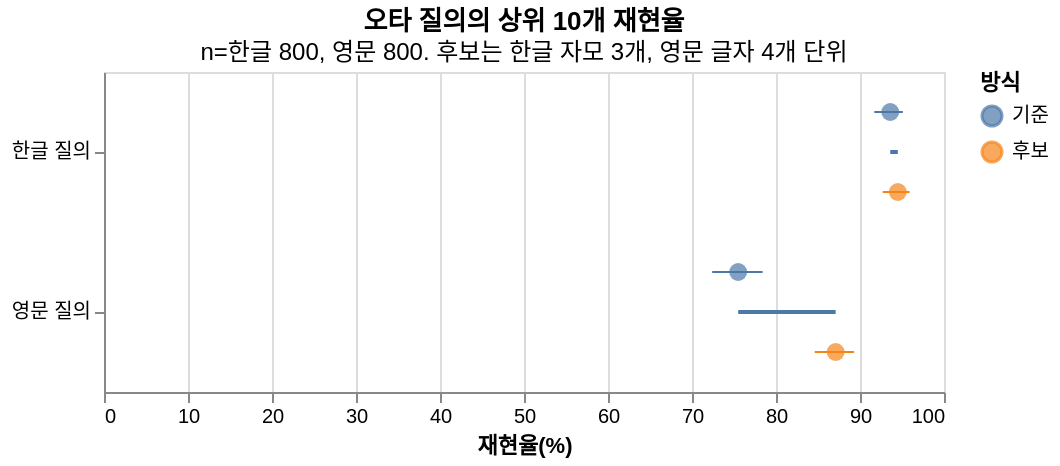

Express this chart as Vega-Lite.
### Vega-Lite specification from a JSON file in a GitHub repository (floating-point values rounded to 4 significant figures)
{"$schema": "https://vega.github.io/schema/vega-lite/v5.json", "title": {"text": "오타 질의의 상위 10개 재현율", "subtitle": "n=한글 800, 영문 800. 후보는 한글 자모 3개, 영문 글자 4개 단위"}, "width": 420, "height": 160, "data": {"values": [{"group": "한글 질의", "method": "기준", "condition": "base", "value": 93.6, "lo": 91.7, "hi": 95.1}, {"group": "한글 질의", "method": "후보", "condition": "ko-jamo3", "value": 94.5, "lo": 92.7, "hi": 95.9}, {"group": "영문 질의", "method": "기준", "condition": "base", "value": 75.5, "lo": 72.4, "hi": 78.4}, {"group": "영문 질의", "method": "후보", "condition": "en-char4", "value": 87.1, "lo": 84.6, "hi": 89.3}]}, "layer": [{"mark": "line", "encoding": {"x": {"field": "value", "type": "quantitative", "title": "재현율(%)", "scale": {"domain": [0, 100]}}, "y": {"field": "group", "type": "nominal", "title": null, "sort": null}, "detail": {"field": "group"}}}, {"mark": "errorbar", "encoding": {"x": {"field": "lo", "type": "quantitative", "title": "재현율(%)"}, "x2": {"field": "hi"}, "y": {"field": "group", "type": "nominal", "title": null, "sort": null}, "yOffset": {"field": "method", "sort": ["기준", "후보"]}, "color": {"field": "method", "type": "nominal", "title": "방식", "sort": ["기준", "후보"]}}}, {"mark": {"type": "point", "filled": true, "size": 80}, "encoding": {"x": {"field": "value", "type": "quantitative", "title": "재현율(%)", "scale": {"domain": [0, 100]}}, "y": {"field": "group", "type": "nominal", "title": null, "sort": null}, "color": {"field": "method", "type": "nominal", "title": "방식", "sort": ["기준", "후보"]}, "yOffset": {"field": "method", "sort": ["기준", "후보"]}}}]}
